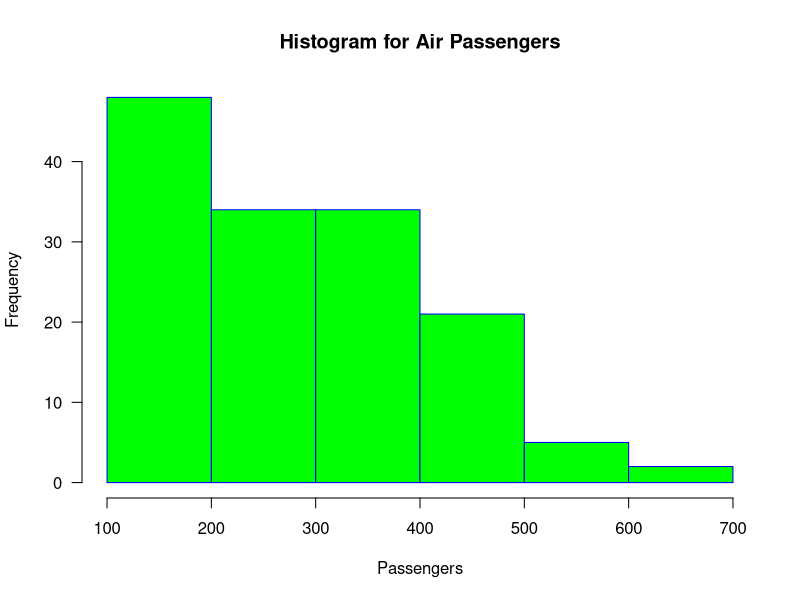

Write R code to recreate this figure.
######code for creating an histogram#####
hist(AirPassengers,
     main="Histogram for Air Passengers",
     xlab="Passengers",
     border="blue",
     col="green",
     xlim=c(100,700),
     las=1,
     breaks=5)